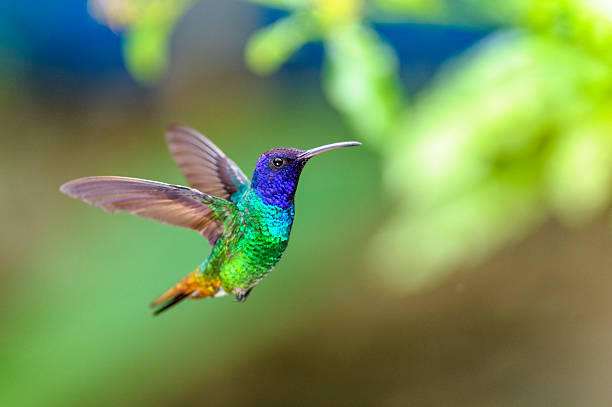
#> input picture bird.jpg, 612 x 407 px
$ jupyter execute Image_filtering.ipynb   (shell and % lines are left out)   (older library calls are emulated)
#> lines starting #> are read from the running program, lines starting #| are printed output that depends on the picture; after the words box and inside, x2 and y2 are one past the last pixel; in counts of white or black regions, pixels touching at a corner belong together
[cell 1]
import pandas as pd
import numpy as np
import cv2
import matplotlib.pyplot as plt

[cell 2]
image=cv2.imread('bird.jpg')
#> image is the input picture: shape (407, 612, 3); mean B, G, R 87.6, 145.6, 117.7
print(image.shape)
#| (407, 612, 3)
plt.imshow(image)

## 1. Smoothing Filters

[cell 3]
kernel=(9,9)
plt.figure(figsize=(20,17),dpi=100)
plt.subplot(141)
image_blurr=cv2.blur(image,kernel)
plt.imshow(image_blurr)
plt.subplot(142)
gaussian_blurr=cv2.GaussianBlur(image,kernel,0)
plt.imshow(gaussian_blurr)
plt.subplot(143)
median_blurr=cv2.medianBlur(image,5)
plt.imshow(median_blurr)
plt.subplot(144)
bilateral_blurr=cv2.bilateralFilter(image,9,75,75)
plt.imshow(bilateral_blurr)
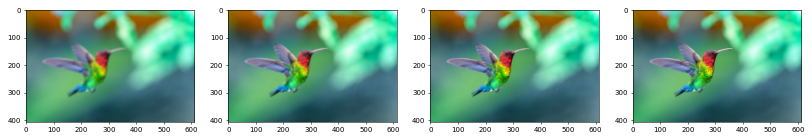
#> figure drawn by matplotlib, 4 panels; B, G, R data is drawn as R, G, B

[cell 4]
# Plotting multiple chart at one go

def plot_image(list_images,name_list=None,fig_size=(15,12),horizontal=True,cmap='viridis'):
#> called with fig_size = (30, 25), horizontal = False, cmap = 'viridis'
    l=len(list_images)
#> l = 5
    plt.figure(figsize=fig_size,dpi=100)
    for i,j in enumerate(list_images):
        if horizontal:
#            plt.subplot(int('1'+str(l)+str(i+1)))
            plt.subplot(1,l,i+1)
            plt.title(name_list[i])
            plt.axis('off')
            plt.imshow(j,cmap=cmap)
        else:
#            plt.subplot(int(str(l)+'1'+str(i+1)))
            plt.subplot(l,1,i+1)
            plt.title(name_list[i])
            plt.axis('off')
            plt.imshow(j,cmap=cmap)
#> this loop made 5 passes

[cell 5]
plots=[image,image_blurr,gaussian_blurr,bilateral_blurr,median_blurr]
name_list=['Original_Image','Normal_Blurr','Gaussian_Blurr','Bilateral_Blurr','Median_Blurr']
plot_image(plots,name_list,(30,25),horizontal=False)
#> figure, not shown here; B, G, R data is drawn as R, G, B

## 2. Edge Detection

[cell 6]
image_gray=cv2.cvtColor(image,cv2.COLOR_RGB2GRAY)
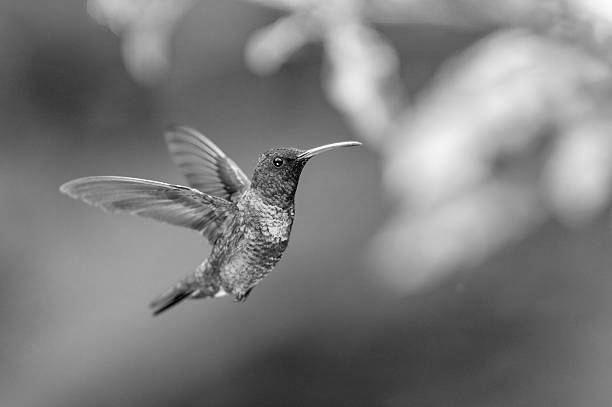
#> image_gray: shape (407, 612); min 0, max 255, mean 125

# Sobel x and Y
sobelx=cv2.Sobel(image_gray,cv2.CV_64F,1,0,ksize=5)
sobely=cv2.Sobel(image_gray,cv2.CV_64F,0,1,ksize=5)
sobel_magnitude=cv2.magnitude(sobelx,sobely)

# Scharr better than sobel in noise reduction

scharrx=cv2.Scharr(image_gray,cv2.CV_64F,1,0)
scharry=cv2.Scharr(image_gray,cv2.CV_64F,0,1)
scharr_magnitude=cv2.magnitude(scharrx,scharry)

# Robert Cross Kernerl
""" Its not directly implimented in opencv, we need to create a 2x2 matrix and apply it manually
"""
kernel_x=np.array([[1,0],[0,-1]],dtype=np.float32)
kernel_y=np.array([[0,1],[-1,0]],dtype=np.float32)

robertx=cv2.filter2D(image_gray,cv2.CV_64F,kernel_x)
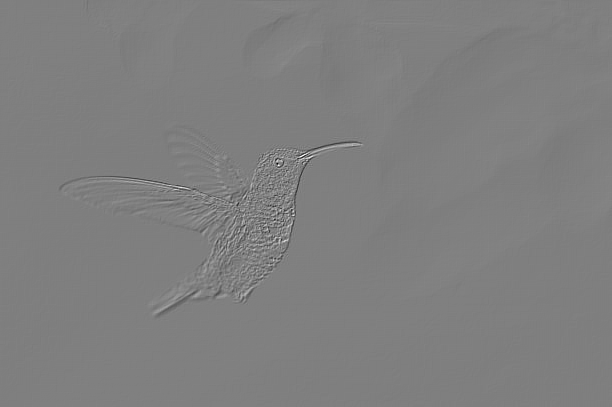
#> robertx: shape (407, 612) float64; min -240, max 240, mean 0.1; drawn with min black and max white
roberty=cv2.filter2D(image_gray,cv2.CV_64F,kernel_y)
rebert_magnitude=cv2.magnitude(robertx,roberty)
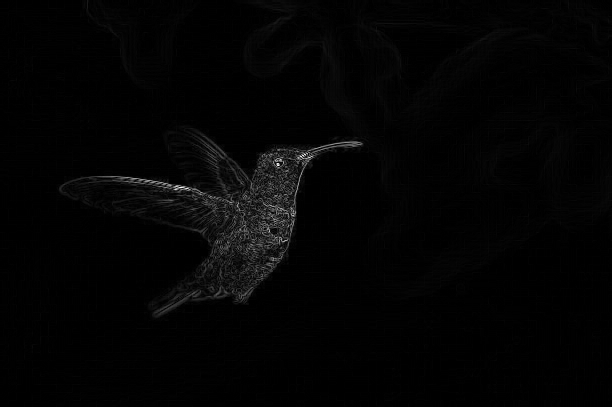
#> rebert_magnitude: shape (407, 612) float64; min 0, max 282.5, mean 4.6; drawn with min black and max white

# Canny
canny=cv2.Canny(image_gray,100,200)
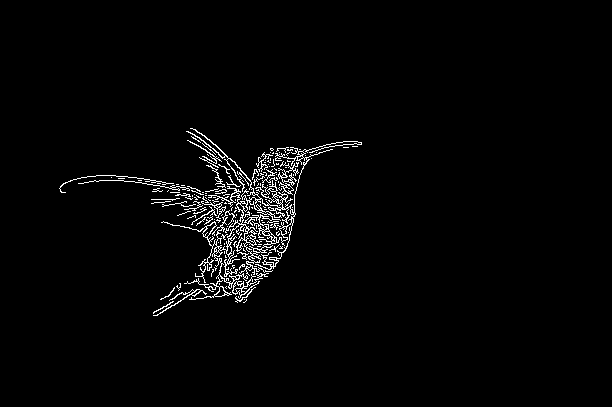
#> canny: shape (407, 612); 2.2% white in thin lines or dots, all inside (x1, y1, x2, y2) = (59, 128, 362, 316)


#Laplacian
laplacian=cv2.Laplacian(image_gray,cv2.CV_64F,ksize=5)
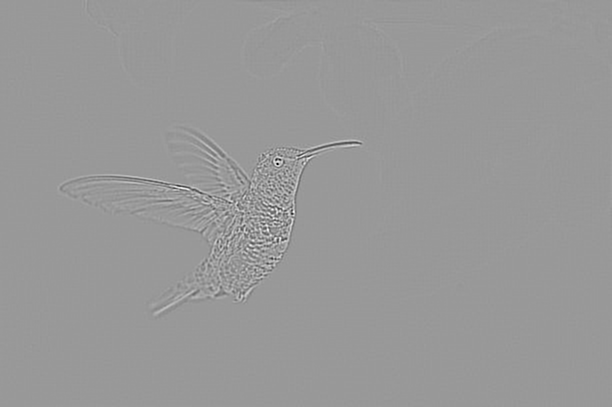
#> laplacian: shape (407, 612) float64; min -8876, max 5934, mean 0; drawn with min black and max white

plots=[image_gray,sobelx,sobely,sobel_magnitude,scharrx,scharry,scharr_magnitude,robertx,roberty,rebert_magnitude,laplacian,canny]
name_list=['Original_gray_Image','sobelx','sobely','sobel_magnitude','scharrx','scharry','scharr_magnitude','robertx','roberty','robert_magnitude','laplacian','canny']
plot_image(plots,name_list,(30,27),horizontal=False,cmap='gray')
#> the loop in plot_image (call 2), `for i,j in enumerate(list_images):` made 12 passes

## 3. Morphological Operations

[cell 7]
_,binary=cv2.threshold(image_gray,127,255,type=cv2.THRESH_BINARY)
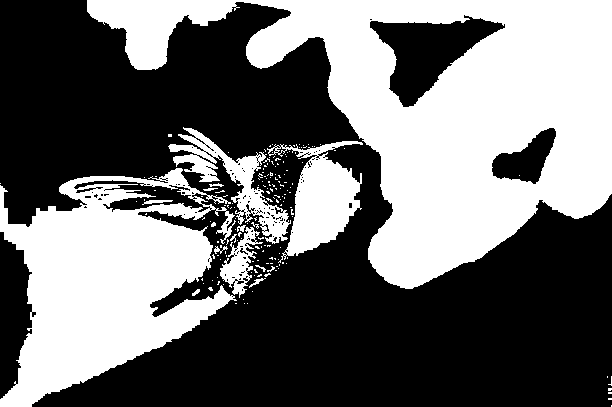
#> binary: shape (407, 612); 43% white; 174 white regions (159 under 20 px), largest, box (x1, y1, x2, y2) and area: (87, 0, 612, 289) 64851, (0, 168, 237, 407) 31181, (267, 141, 363, 263) 5297

kernel_morph=np.ones((3,3),dtype=np.uint8)

'''
Erosion=cv2.erode(binary,kernel_morph,iterations=1)
Dilation=cv2.dilate(binary,kernel_morph,iterations=5)
'''

#  Erosion
plot=[]
name_list=[]
for i in range(5):
    Erosion=cv2.erode(binary,kernel_morph,iterations=i)
    plot.append(Erosion)
    name_list.append('Erosion-Iteration: '+str(i+1))
#> this loop made 5 passes
#> pass 3, `Erosion=cv2.erode(binary,kernel_morph,iterations=i)`:
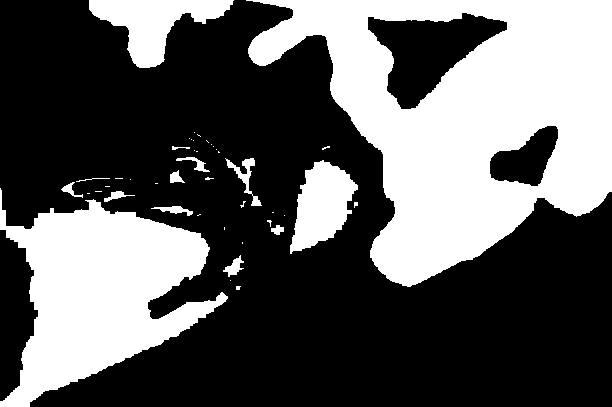
#> Erosion: shape (407, 612); 36.8% white; 44 white regions (30 under 20 px), largest, box (x1, y1, x2, y2) and area: (246, 0, 612, 287) 56114, (0, 188, 228, 407) 25593, (89, 0, 234, 68) 4509
#> after the loop, name_list = ['Erosion-Iteration: 1', 'Erosion-Iteration: 2', 'Erosion-Iteration: 3', 'Erosion-Iteration: 4', 'Erosion-Iteration: 5']; plot = 5 items

plot_image(plot,name_list,cmap='gray',horizontal=True)

# Dilation
plot=[]
name_list=[]
for i in range(5):
    Dilation=cv2.dilate(binary,kernel_morph,iterations=i)
    plot.append(Dilation)
    name_list.append('Dilation-Iteration: '+str(i+1))
#> this loop made 5 passes
#> pass 3, `Dilation=cv2.dilate(binary,kernel_morph,iterations=i)`:
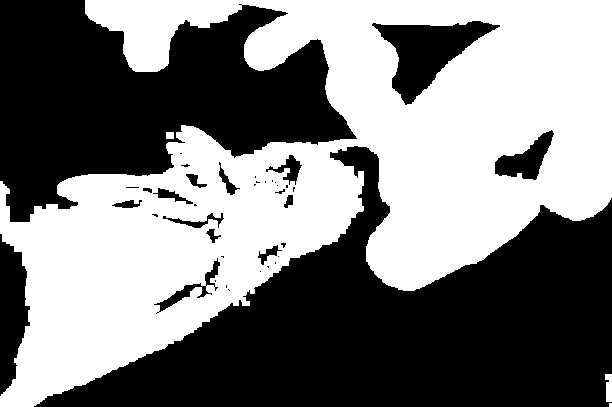
#> Dilation: shape (407, 612); 49.4% white; 4 white regions (1 under 20 px), largest, box (x1, y1, x2, y2) and area: (0, 0, 612, 407) 122882, (605, 374, 612, 402) 168, (166, 132, 174, 139) 56
#> after the loop, name_list = ['Dilation-Iteration: 1', 'Dilation-Iteration: 2', 'Dilation-Iteration: 3', 'Dilation-Iteration: 4', 'Dilation-Iteration: 5']

plot_image(plot,name_list,cmap='gray')


# Opening
plot=[]
name_list=[]
for i in range(5):
    opening=cv2.morphologyEx(binary,cv2.MORPH_OPEN,kernel_morph,iterations=i)
    plot.append(opening)
    name_list.append('Opening-Iteration: '+str(i+1))
#> after the loop, name_list = ['Opening-Iteration: 1', 'Opening-Iteration: 2', 'Opening-Iteration: 3', 'Opening-Iteration: 4', 'Opening-Iteration: 5']

plot_image(plot,name_list,cmap='gray')

# Closing
plot=[]
name_list=[]
for i in range(5):
    closing=cv2.morphologyEx(binary,cv2.MORPH_CLOSE,kernel_morph,iterations=i)
    plot.append(closing)
    name_list.append('Closing-Iteration: '+str(i+1))
#> after the loop, name_list = ['Closing-Iteration: 1', 'Closing-Iteration: 2', 'Closing-Iteration: 3', 'Closing-Iteration: 4', 'Closing-Iteration: 5']

plot_image(plot,name_list,cmap='gray')
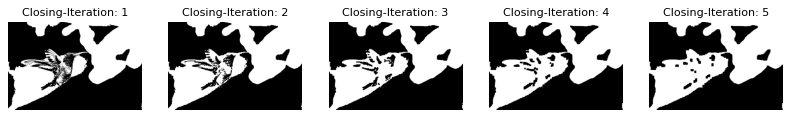
#> figure drawn by matplotlib, 5 panels
